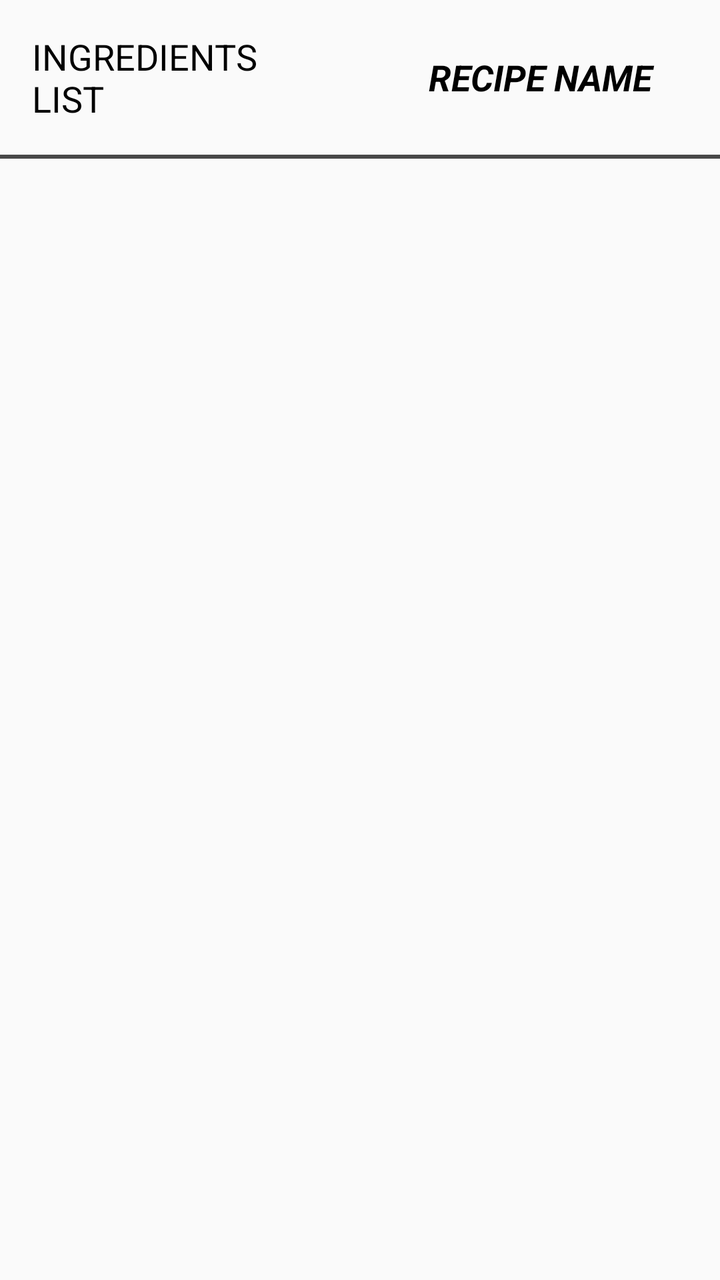
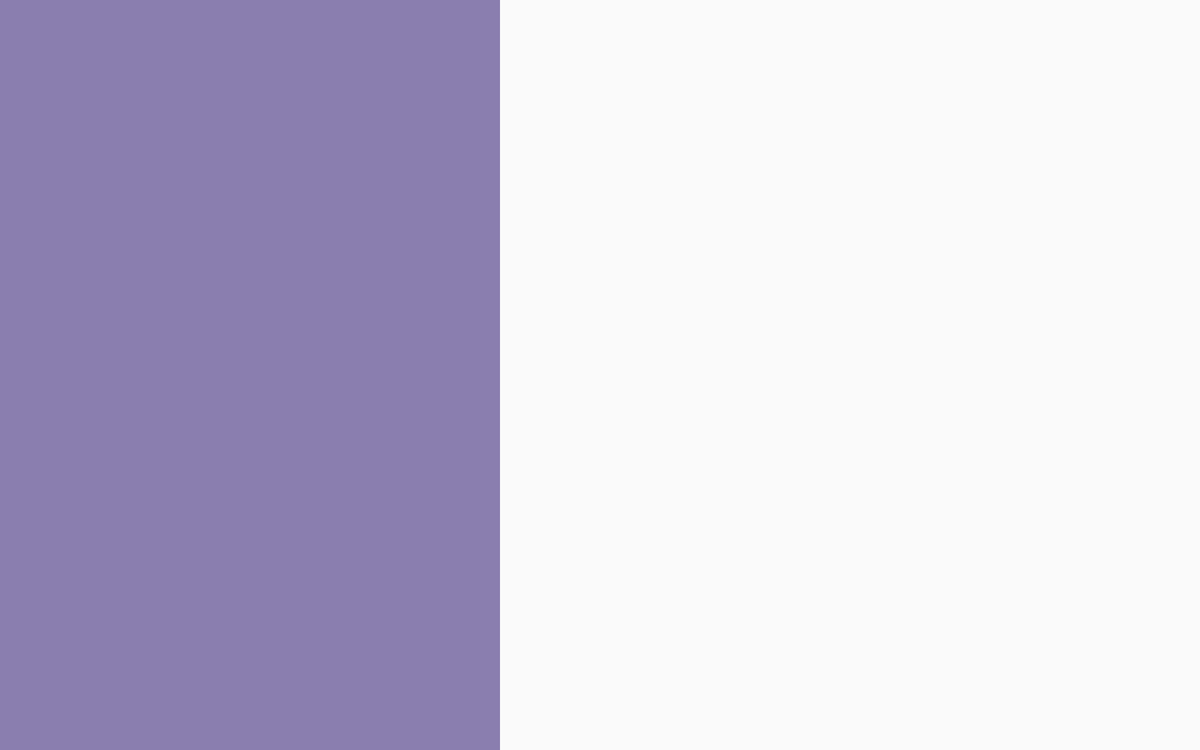

The same Android screen from two of the app's own layout files: first res/layout/ as a phone draws it, then the repository's variant for another configuration, drawn on a device whose configuration selects that folder. Both files follow.
<!-- AndroidManifest.xml: application theme AppTheme -->
<!-- res/layout/mobile_recipe_step_list.xml -->
<?xml version="1.0" encoding="utf-8"?>
<ScrollView android:id="@+id/mobile_step_list"
    xmlns:android="http://schemas.android.com/apk/res/android"
    android:layout_width="match_parent"
    android:layout_height="match_parent"
    xmlns:tools="http://schemas.android.com/tools">

    <RelativeLayout
        android:layout_width="match_parent"
        android:layout_height="wrap_content"
        android:orientation="vertical">

        
<LinearLayout
    android:id="@+id/title"
    android:layout_width="match_parent"
    android:layout_height="match_parent"
    android:orientation="horizontal">

        <TextView
            android:id="@+id/ingred_label"
            android:layout_width="match_parent"
            android:layout_height="match_parent"
            android:padding="16dp"
            android:layout_weight="1"
            android:text="@string/ingred_list_label"
            android:textAllCaps="true"
            android:textColor="@color/black"
            android:textSize="18sp" />

        <TextView
            android:id="@+id/recipe_name"
            android:layout_width="match_parent"
            android:layout_height="match_parent"
            android:layout_weight="1"
            tools:text="recipe Name"
            android:textAllCaps="true"
            android:textColor="@color/black"
            android:textSize="18sp"
            android:gravity="center"
            android:textStyle="bold|italic"/>

</LinearLayout>

        <View
            android:id="@+id/dividline"
            style="@style/Divider"
            android:layout_below="@id/title"/>

        
        <android.support.v7.widget.RecyclerView
            android:id="@+id/recycler_view_ingred"
            android:layout_width="match_parent"
            android:layout_height="match_parent"
            android:layout_below="@id/dividline"/>

        <View
            android:id="@+id/dividerline"
            style="@style/Divider"
            android:layout_below="@id/recycler_view_ingred"/>

        <FrameLayout
            android:id="@+id/recipe_step_list_frag"
            android:layout_width="match_parent"
            android:layout_height="match_parent"
            android:layout_below="@id/dividerline"/>

    </RelativeLayout>
</ScrollView>
<!-- resources referenced by this layout -->
<resources>
  <color name="black">#000000</color>
  <string name="ingred_list_label">Ingredients List</string>
  <style name="Divider">
          <item name="android:layout_width">match_parent</item>
          <item name="android:layout_height">1dp</item>
          <item name="android:background">@color/grey</item>
      </style>
  <style name="AppTheme" parent="Base.Theme.AppCompat.Light.DarkActionBar">
          
          <item name="colorPrimary">@color/colorPrimary</item>
          <item name="colorPrimaryDark">@color/colorPrimaryDark</item>
          <item name="colorAccent">@color/colorAccent</item>
      </style>
  <color name="grey">#484848</color>
  <color name="colorPrimary">#7F86AE</color>
  <color name="colorPrimaryDark">#586193</color>
  <color name="colorAccent">#8A7EAF</color>
</resources>
<!-- res/layout-sw600dp-land/mobile_recipe_step_list.xml (the repository's variant of the layout above) -->
<!-- drawn on a 7-inch tablet turned sideways -->
<?xml version="1.0" encoding="utf-8"?>
<LinearLayout xmlns:android="http://schemas.android.com/apk/res/android"
    android:layout_width="match_parent"
    android:layout_height="match_parent"
    android:orientation="horizontal"
    xmlns:tools="http://schemas.android.com/tools">

    <FrameLayout
        android:id="@+id/recipe_step_list_frag"
        android:layout_width="400dp"
        tools:background="@color/colorAccent"
        android:layout_height="match_parent"/>

</LinearLayout>
<!-- resources referenced by the variant -->
<!-- as a 7-inch tablet turned sideways resolves them -->
<resources>
  <color name="colorAccent">#8A7EAF</color>
  <style name="AppTheme" parent="Base.Theme.AppCompat.Light.DarkActionBar">
          
          <item name="colorPrimary">@color/colorPrimary</item>
          <item name="colorPrimaryDark">@color/colorPrimaryDark</item>
          <item name="colorAccent">@color/colorAccent</item>
      </style>
  <color name="colorPrimary">#7F86AE</color>
  <color name="colorPrimaryDark">#586193</color>
</resources>
